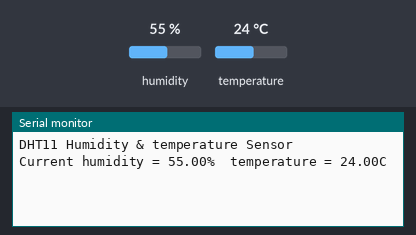
Recording of a sketch running on a simulated Arduino Uno, built with avr-gcc and run on an emulated ATmega328P. On the bench: the last lines printed to the serial monitor. Wiring (inferred from the names in the program): DHT11 sensor: data A0. Inputs (shaded band) come from the test bench; at power-on: humidity 55 %, temperature 24 °C.

Above: at 1.7 s.
1.8 s: humidity set to 22 %
At 5.4 s:
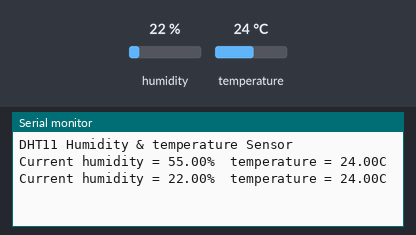
6.8 s: temperature set to 12 °C
At 9.4 s:
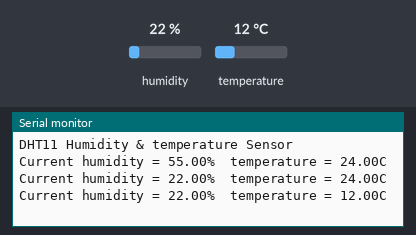
11.8 s: humidity set to 40 %
At 13.3 s:
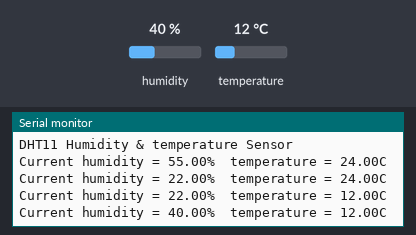
Timing chart, 0 to 14.8 s (numbered marks = the images above; inputs shaded):
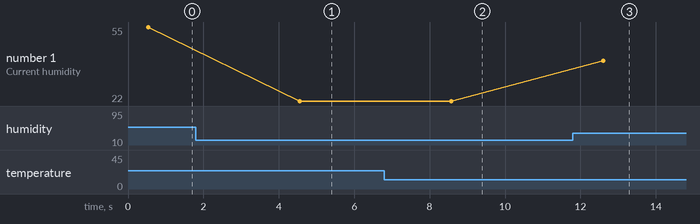

Measured:
- after the input at 1.8 s, the serial monitor: prints a new line after 2.7 s (image 1)
- after the input at 6.8 s, the serial monitor: prints a new line after 1.8 s (image 2)
- after the input at 11.8 s, the serial monitor: prints a new line after 0.80 s (image 3)
- plotted number 1: 55 → 22 after the input at 1.8 s, 22 → 40 after the input at 11.8 s

The sketch:

sketch_jan29b.ino
```cpp
#include "dht.h"

#define dht_apin A0
dht DHT;
float temp = 0.00;
float hum =0.00;
void setup() {
  // put your setup code here, to run once:


Serial.begin(9600);
  delay(500); //Delay to let system boot
  Serial.println("DHT11 Humidity & temperature Sensor\n\n");
}

void loop() {
  // put your main code here, to run repeatedly:
DHT.read11(dht_apin);
    hum = DHT.humidity;
    temp =DHT.temperature;
     Serial.print("Current humidity = ");
    Serial.print(hum);
    Serial.print("%  ");
    Serial.print("temperature = ");
    Serial.print(temp);
    Serial.println("C  ");
    delay(4000);

}
```
